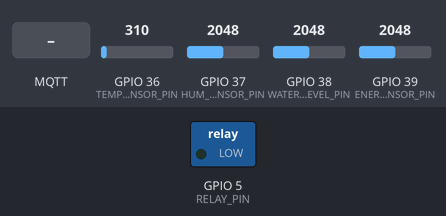
The sketch below on a simulated ESP32. Parts: switched loads named in the sketch (green lamp = pin HIGH). The test bench sets the inputs (shaded band); at power-on: GPIO 36 (TEMP_SENSOR_PIN) = 310, GPIO 37 (HUM_SENSOR_PIN) = 2048, GPIO 38 (WATER_LEVEL_PIN) = 2048, GPIO 39 (ENERGY_SENSOR_PIN) = 2048. WiFi joins after 1.5 s; servers stay silent unless stated; no MQTT or app messages arrive unless stated; what the sketch prints to the serial monitor is not drawn.

Above: at 2.7 s.
2.8 s: MQTT message "ligar_bomba" arrives on the first subscribed topic
At 7.1 s:
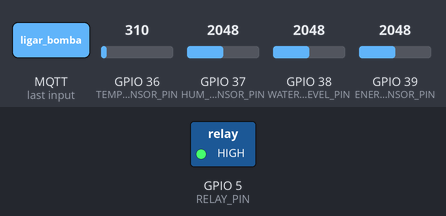
8.0 s: MQTT message "desligar_bomba" arrives on the first subscribed topic
At 12.1 s:
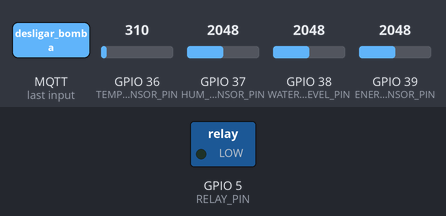
Timing chart, 0 to 13.6 s (numbered marks = the images above; inputs shaded):
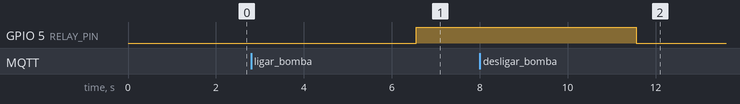

Measured:
- after the input at 2.8 s, GPIO 5 (RELAY_PIN): LOW → HIGH after 3.8 s
- after the input at 8.0 s, GPIO 5 (RELAY_PIN): HIGH → LOW after 3.6 s

The sketch:

main.ino
```cpp
#include <WiFi.h>
#include <PubSubClient.h>

// Definição dos pinos dos sensores
#define TEMP_SENSOR_PIN A0
#define HUM_SENSOR_PIN A1
#define WATER_LEVEL_PIN A2
#define ENERGY_SENSOR_PIN A3
#define RELAY_PIN 5  // Exemplo de controle de atuador

// Configuração de Wi-Fi
const char* ssid = "SEU_WIFI";
const char* password = "SUA_SENHA";

// Configuração do MQTT
const char* mqtt_server = "192.168.1.100"; // IP do Mini-PC
const int mqtt_port = 1883;
const char* mqtt_user = "usuario";
const char* mqtt_password = "senha";

WiFiClient espClient;
PubSubClient client(espClient);

void setup() {
    Serial.begin(115200);

    // Conectar ao Wi-Fi
    WiFi.begin(ssid, password);
    while (WiFi.status() != WL_CONNECTED) {
        delay(500);
        Serial.print(".");
    }
    Serial.println("\nConectado ao Wi-Fi!");

    // Conectar ao servidor MQTT
    client.setServer(mqtt_server, mqtt_port);
    client.setCallback(mqttCallback);

    while (!client.connected()) {
        Serial.print("Conectando ao MQTT...");
        if (client.connect("STM32_Client", mqtt_user, mqtt_password)) {
            Serial.println("Conectado!");
            client.subscribe("home/commands");  // Receber comandos do backend
        } else {
            Serial.print("Falha, código: ");
            Serial.println(client.state());
            delay(5000);
        }
    }

    pinMode(RELAY_PIN, OUTPUT);
}

// Função para processar comandos do backend
void mqttCallback(char* topic, byte* payload, unsigned int length) {
    String message;
    for (int i = 0; i < length; i++) {
        message += (char)payload[i];
    }

    Serial.print("Comando recebido: ");
    Serial.println(message);

    if (message == "ligar_bomba") {
        digitalWrite(RELAY_PIN, HIGH);
    } else if (message == "desligar_bomba") {
        digitalWrite(RELAY_PIN, LOW);
    }
}

// Leitura dos sensores
void loop() {
    if (!client.connected()) {
        reconnect();
    }
    client.loop();

    int temperatura = analogRead(TEMP_SENSOR_PIN);
    int umidade = analogRead(HUM_SENSOR_PIN);
    int nivel_agua = analogRead(WATER_LEVEL_PIN);
    int consumo = analogRead(ENERGY_SENSOR_PIN);

    String payload = "{";
    payload += "\"temperatura\":" + String(temperatura) + ",";
    payload += "\"umidade\":" + String(umidade) + ",";
    payload += "\"nivel_agua\":" + String(nivel_agua) + ",";
    payload += "\"consumo\":" + String(consumo);
    payload += "}";

    client.publish("home/sensores", payload.c_str());

    delay(5000); // Enviar dados a cada 5 segundos
}

// Reconectar ao MQTT caso a conexão caia
void reconnect() {
    while (!client.connected()) {
        Serial.print("Reconectando ao MQTT...");
        if (client.connect("STM32_Client", mqtt_user, mqtt_password)) {
            Serial.println("Reconectado!");
            client.subscribe("home/commands");
        } else {
            Serial.print("Falha, código: ");
            Serial.println(client.state());
            delay(5000);
        }
    }
}
```
